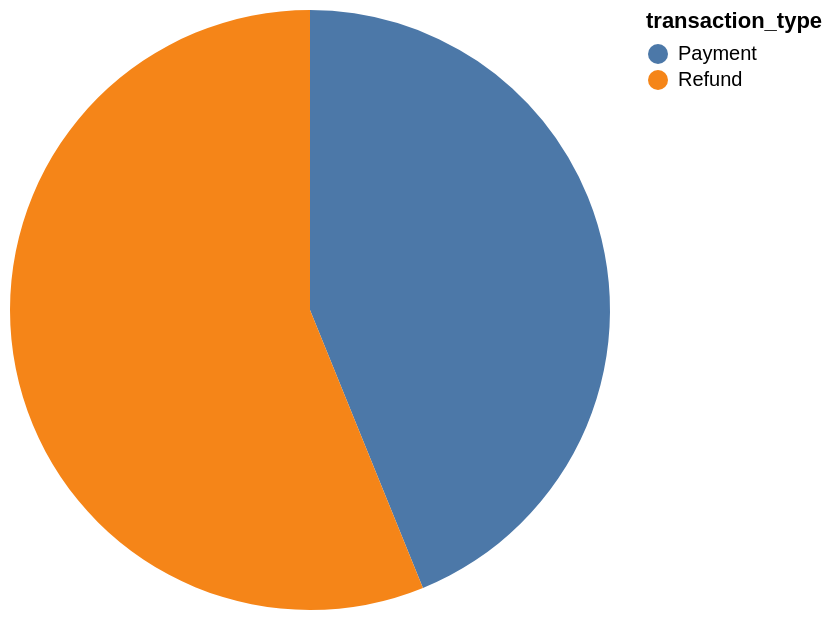

The specification (Vega-Lite) saved for this image:
### Vega-Lite specification from a JSON file in a GitHub repository (floating-point values rounded to 4 significant figures)
{"data": {"values": [{"x_data": "Payment", "y_data": 8743.0}, {"x_data": "Refund", "y_data": 11190.0}]}, "mark": "arc", "encoding": {"theta": {"field": "y_data", "type": "quantitative", "title": "sum(transaction_amount)"}, "color": {"field": "x_data", "type": "nominal", "title": "transaction_type"}}}
